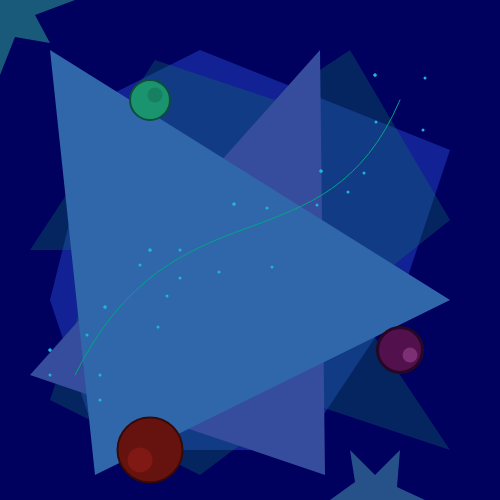
Frame 1 (no input)
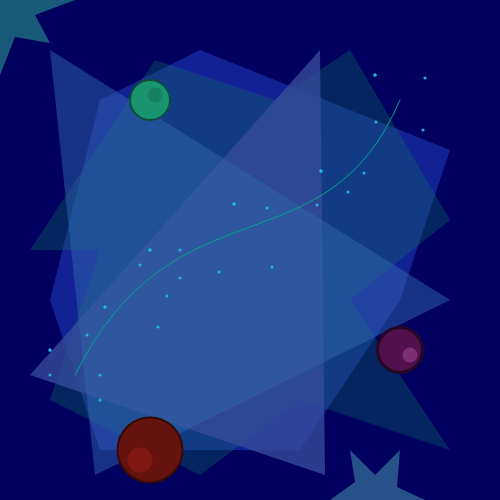
Frame 60 (no input)
Frame 120 (the mouse pressed at the canvas centre since frame 60): identical to frame 60, image omitted

The p5.js sketch that drew these frames (run headless with seeded random() and noise() and a simulated clock; from frame 60 on, the mouse is pressed at the canvas centre):

// p5.js sketch
// ── sketch.js
function setup() {
  createCanvas(500, 500);
}

function draw() {
  background('#00005F');
  
  push();
  colorMode(HSL);
  let a = color('#122295');
  fill(a);
  noStroke();
  beginShape();
    vertex(200,50);
    vertex(450,150);
    vertex(400,300);
    vertex(300,450);
    vertex(100,450);
    vertex(50,300);
    vertex(100,100);
  endShape(CLOSE);
  pop(); //bottom color
  
  push();
  colorMode(RGB);
  let b = color(18,120,100,80);
  fill(b);
  noStroke();
  beginShape();
    vertex(350,50);
    vertex(450,220);
    vertex(350,300);
    vertex(450,450);
    vertex(300,400);
    vertex(200,475);
    vertex(50,400);
    vertex(100,250);
    vertex(30,250);
    vertex(155,60);
    vertex(275,100);
  endShape(CLOSE);
  pop(); //second layer
  
  push();
  colorMode(HSB);
  let c = color(227,65,61,80);
  fill(c);
  noStroke();
  triangle(320,50,325,475,30,375);
  pop(); //third
  
  push();
  colorMode(HSB);
  let d = color(213,72,67,50);
  fill(d);
  noStroke();
  triangle(50,50,450,300,95,475);
  pop(); //fourth
  
  push();
  colorMode(HSB,360,100,100,100);
  noFill();
  stroke(168,100,65);
  bezier(75,375,175,175,325,275,400,100);
  pop(); //space wave
  
  push();
  colorMode(HSL);
  strokeWeight(3);
  stroke('#1DB4DE');
  beginShape(POINTS);
    vertex(50,350);
    vertex(100,375);
    vertex(100,400);
    vertex(50,375);
  endShape(CLOSE);
  beginShape(POINTS);
    vertex(375,75);
    vertex(425,78);
    vertex(423,130);
    vertex(376,122);
  endShape(CLOSE);
  beginShape(POINTS);
    vertex(234,204);
    vertex(267,208);
    vertex(272,267);
    vertex(219,272);
  endShape(CLOSE);
  beginShape(POINTS);
    vertex(105,307);
    vertex(167,296);
    vertex(158,327);
    vertex(87,335);
  endShape(CLOSE);
  beginShape(POINTS);
    vertex(321,171);
    vertex(364,173);
    vertex(317,205);
    vertex(348,192);
  endShape(CLOSE);
  beginShape(POINTS);
    vertex(150,250);
    vertex(180,250);
    vertex(180,278);
    vertex(140,265);
  endShape(CLOSE);
  pop(); //star dust
  
  push();
  colorMode(HSB);
  let e = color(187,74,52,75);
  fill(e);
  noStroke();
  beginShape();
    vertex(0,0);
    vertex(75,0);
    vertex(35,15);
    vertex(50,43);
    vertex(15,37);
    vertex(0,75);
  endShape(CLOSE);
  pop(); //top left flare
  
  push();
  colorMode(HSB);
  let f = color(189,56,70,50);
  fill(f);
  noStroke();
  beginShape();
    vertex(330,500);
    vertex(355,482);
    vertex(350,450);
    vertex(375,475);
    vertex(400,450);
    vertex(397,487);
    vertex(425,500);
  endShape(CLOSE);
  pop(); //bottom flare
  
  push();
  colorMode(HSB);
  stroke(162,83,30);
  strokeWeight(2);
  let g = color(162,83,58);
  fill(g);
  ellipse(150,100,40,40);
  pop(); //planet
  
  push();
  colorMode(HSB);
  let h = color(162,83,50);
  fill(h);
  noStroke();
  ellipse(155,95,15,15);
  pop(); //planet detail
  
  push();
  colorMode(HSB);
  stroke(2,84,20);
  strokeWeight(2);
  let i = color(2,84,40);
  fill(i);
  ellipse(150,450,65,65);
  pop(); //planet 2
  
  push();
  colorMode(HSB);
  let j = color(2,84,50);
  fill(j);
  noStroke();
  ellipse(140,460,25,25);
  pop(); //planet detail 2
  
  push();
  colorMode(HSB);
  let k = color(305,80,32);
  stroke(305,80,15);
  strokeWeight(3);
  fill(k);
  ellipse(400,350,45,45);
  pop(); //planet 3
  
  push();
  colorMode(HSB);
  let l = color(305,62,49);
  noStroke();
  fill(l);
  ellipse(410,355,15,15);
  pop(); //planet detail 3
  
}
